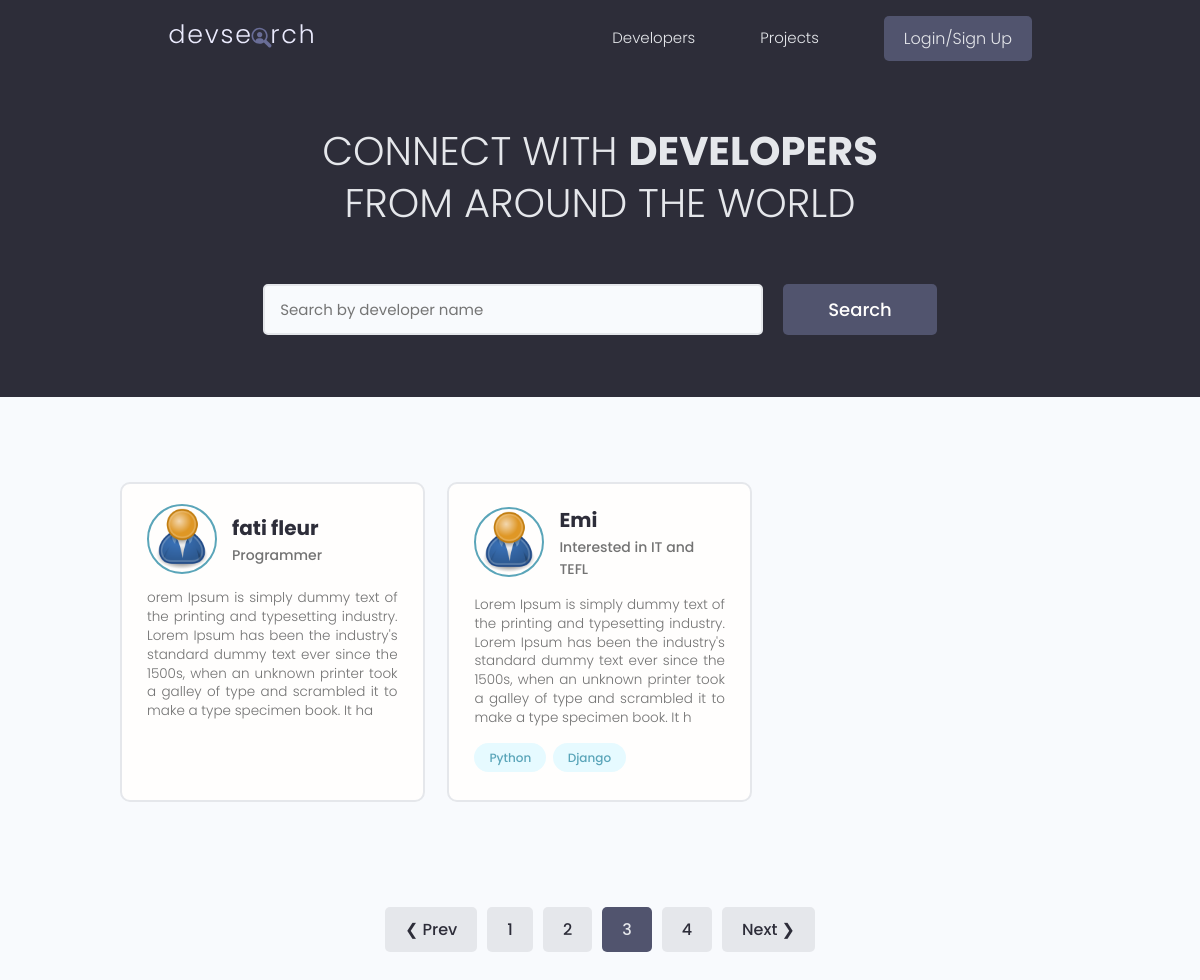
/?page=3&search_query=, run on the app's committed database.
### users/models.py (models this page shows, shortened)
class Profile(models.Model):
    user = models.OneToOneField(User, on_delete=models.CASCADE, null = True, blank=True)
    name = models.CharField(max_length=200,null = True, blank=True)
    location = models.CharField(max_length=200,null = True, blank=True)
    email = models.EmailField(max_length=500,null = True, blank=True)
    username = models.CharField(max_length=200,null = True, blank=True)
    short_intro =  models.CharField(max_length=200,null = True, blank=True)
    bio = models.TextField(null = True, blank=True)
    profile_image = models.ImageField(null = True, blank=True,upload_to='profiles/',default ='profiles/user-default.png')
    social_github = models.CharField(max_length=200,null = True, blank=True)
    social_twitter = models.CharField(max_length=200,null = True, blank=True)
    social_linkedin = models.CharField(max_length=200,null = True, blank=True)
    social_youtube = models.CharField(max_length=200,null = True, blank=True)
    social_website = models.CharField(max_length=200,null = True, blank=True)
    created =  models.DateTimeField(auto_now_add=True)
    id = models.UUIDField(default=uuid.uuid4,unique=True, primary_key=True,editable=False)
    class Meta:
        ordering = ['-created']

class Skill(models.Model):
    owner = models.ForeignKey(Profile,on_delete=models.CASCADE, null = True, blank=True)
    name = models.CharField(max_length=200,null = True, blank=True)
    description = models.TextField(null = True, blank=True)
    created =  models.DateTimeField(auto_now_add=True)
    id = models.UUIDField(default=uuid.uuid4,unique=True, primary_key=True,editable=False)

### users/views.py (the view)
# urls.py: path('',views.profiles,name='profiles-path'),
def profiles(request):
    profiles, search_query = searchProfiles(request)
    customRange, profiles = paginateProfile(request,profiles,2)
    context = {'profiles':profiles, 'search_query':search_query,'customRange':customRange}
    return render(request,'users/profiles.html',context)

### users/utils.py (called while the page is built)
def paginateProfile(request,profiles, results):
    page = request.GET.get('page')
    paginator = Paginator(profiles, results)
    try:
        profiles = paginator.page(page)
    except PageNotAnInteger:
        page = 1
    except EmptyPage:
        if page == '0':
            page = 1
        else:
            page = paginator.num_pages
    profiles = paginator.page(page)
    leftIndex = (int(page) - 5)
    if leftIndex < 1:
        leftIndex = 1
    rightIndex = (int(page) + 5)
    if rightIndex > paginator.num_pages:
        rightIndex = paginator.num_pages +1
    customRange = range(leftIndex,rightIndex)
    return customRange, profiles

def searchProfiles(request):
    search_query = ''
    if request.GET.get('search_query'):
        search_query = request.GET.get('search_query')
    skills = Skill.objects.filter(name__icontains = search_query )
    profiles = Profile.objects.distinct().filter(
        Q(name__icontains = search_query) |
        Q(short_intro__icontains = search_query)|
        Q(skill__in = skills))
    return profiles, search_query

### users/templates/users/profiles.html (shortened to what this page needs)
{% extends "main.html" %}
{% block content %}
    <main class="home">
      <section class="hero-section text-center">
        <div class="container container--narrow">
          <div class="hero-section__box">
            <h2>CONNECT WITH <span>DEVELOPERS</span></h2>
            <h2>FROM AROUND THE WORLD</h2>
          </div>
          <div class="hero-section__search">
            <form class="form" action="{%  url 'profiles-path' %}" method="get">
              <div class="form__field">
                <input class="input input--text" id="formInput#search" type="text" name="search_query"
                  placeholder="Search by developer name" value="{{ search_query }}"/>
              </div>
              <input class="btn btn--sub btn--lg" type="submit" value="Search" />
            </form>
          </div>
        </div>
      </section>
      <section class="devlist">
        <div class="container">
          <div class="grid grid--three">
            {% for profile in profiles %}
            <div class="column card">
              <div class="dev">
                <a href= "{% url 'userProfile-path' profile.id %}" class="card__body">
                  <div class="dev__profile">
                    <img class="avatar avatar--md" src="{{ profile.profile_image.url }}" alt="image" />
                    <div class="dev__meta">
                      <h3>{{profile.name}}</h3>
                      <h5>{{profile.short_intro|slice:"50"}}</h5>
                    </div>
                  </div>
                  <p class="dev__info">
                   {{profile.bio|slice:"250"}}
                  </p>
                  <div class="dev__skills">
                    {% for skill in profile.skill_set.all|slice:"3" %}
                    <span class="tag tag--pill tag--main">
                      <small>{{skill.name}}</small>
                    </span>
                    {% endfor %}
                  </div>
                </a>
              </div>
            </div>
            {% endfor %}
          </div>
        </div>
      </section>
      {% include "pagination.html"  with queryset=profiles  customRange=customRange search_query=search_query %}
    </main>
{% endblock content %}

### static/styles/app.css (style rules this page uses)
:root { --color-sub: #2d2d39; }
.btn--sub { background-color: var(--color-sub-light); }
.card { border: 2px solid var(--color-light); }
img { width: 100%; }
.hero-section { height: 40vh; display: flex; align-items: center; background-color: var(--color-sub); }
.hero-section__box { margin-bottom: 4rem; }
.hero-section__box > h2, .hero-section__box > h2 > span { font-size: 4rem; color: var(--color-light); line-height: 1.3; text-transform: uppercase; }
.hero-section__box > h2 { font-weight: 300; }
.hero-section__box > h2 > span { font-weight: 700; }
.hero-section__search > .form { display: flex; align-items: center; justify-content: center; gap: 2rem; }
.hero-section__search > .form input.input--text { width: 50rem; }
.devlist { margin-top: 8rem; }
.devlist .grid { align-items: stretch; }
.devlist .dev .dev__profile { display: flex; align-items: center; gap: 1.5rem; }
.devlist .dev .dev__meta h3 { color: var(--color-sub); font-size: 2rem; font-weight: 700; }
.devlist .dev .dev__meta h5 { color: var(--color-text); font-size: 1.4rem; font-weight: 500; }
.devlist .dev .dev__info { margin: 1.5rem 0; font-size: 1.35rem; line-height: 1.4; text-align: justify; }

### static/uikit/styles/modules/_variables.css (style rules this page uses)
:root { --color-main: #5aa5b9; --color-main-light: #e6faff; --color-sub: #3f4156; --color-sub-light: #51546e; --color-sub-lighter: #ededfd; --color-text: #737373; --color-gray: #8b8b8b; --color-light: #e5e7eb; --color-light-gray: #767676; --color-bg: #f8fafd; --color-white: #fffefd; --color-white-light: #f3f3f3; --color-success: #359e64; --color-success-bg: #def8e8; --color-error: #fc4b0b; --color-error-bg: #fff2ee; --font-base: 'Poppins', arial, helvetica, 'Segoe UI', roboto, ubuntu, sans-serif; --font-monospace: 'Fira Code', 'Courier New', courier, monospace; --font-regular: 300; --font-medium: 500; --font-bold: 700; --generic-shadow: 1px 1px 5px #00000010; --generic-transition: all 0.3s ease-in-out; }

### static/uikit/styles/modules/_base.css (style rules this page uses)
* { margin: 0; padding: 0; box-sizing: border-box; text-rendering: optimizeLegibility; color: inherit; font-size: inherit; }
html { font-size: 50%; }
@media only screen and (min-width: 480px) { html { font-size: 56.25%; } }
@media only screen and (min-width: 1200px) { html { font-size: 62.5%; } }
body { line-height: 1.6; font-weight: 400; font-size: 1.5rem; color: var(--color-text); background-color: var(--color-bg); min-height: 100vh; }

### static/uikit/styles/modules/_typography.css (style rules this page uses)
* { font-family: var(--font-base); }
h2 { font-size: 3.6rem; font-weight: var(--font-bold); }
h3 { font-size: 3.2rem; font-weight: var(--font-medium); }
h5 { font-size: 2.4rem; font-weight: var(--font-medium); }
h5, h6 { font-weight: var(--font-regular); }
p, span, strong { font-size: 1.6rem; color: var(--color-text); font-weight: var(--font-regular); }
a { padding-bottom: 2px; text-decoration: none; display: inline-block; color: var(--color-main); font-weight: var(--font-medium); }

### static/uikit/styles/modules/_utilities.css (style rules this page uses)
.container { width: 92%; max-width: 165rem; margin: 0 auto; box-sizing: border-box; }
.container--narrow { width: 92%; max-width: 120rem; }
@media screen and (min-width: 1000px) { .container { width: 90%; } }
@media screen and (min-width: 1000px) { .container--narrow { width: 85%; } }
@media screen and (min-width: 1200px) { .container { width: 80%; } }
@media screen and (min-width: 1200px) { .container--narrow { width: 72%; } }
.text-center { text-align: center; }

### static/uikit/styles/modules/_avatar.css (style rules this page uses)
.avatar { border-radius: 50%; border: 2px solid var(--color-main); object-fit: cover; }
.avatar--md { height: 7rem; width: 7rem; }

### static/uikit/styles/modules/_button.css (style rules this page uses)
.btn { display: inline-block; position: relative; cursor: pointer; background-color: var(--color-light); font-weight: var(--font-medium); color: var(--color-sub); text-decoration: none; padding: 1rem 2rem; border-radius: 0.5rem; border: none; width: -webkit-fit-content; width: -moz-fit-content; width: fit-content; height: -webkit-fit-content; height: -moz-fit-content; height: fit-content; font-size: 1.6rem; outline-width: 0; outline-color: transparent; -webkit-backface-visibility: hidden; backface-visibility: hidden; transition: all 0.3s ease-in-out; }
.btn--sub { background-color: var(--color-sub); color: var(--color-white); }
.btn--lg { font-size: 1.8rem; padding: 1.2rem 4.5rem; }

### static/uikit/styles/modules/_card.css (style rules this page uses)
.card { border-radius: 1rem; background-color: var(--color-white); border: 1.5px solid var(--color-light); width: auto; height: auto; margin-top: 0.5rem; margin-bottom: 0.5rem; overflow: hidden; }
.card__body, .card__header { padding: 2rem 2.5rem; }

### data on the page
Profile: profile_image (placeholder picture), name "fati fleur", short_intro "Programmer", bio "orem Ipsum is simply dummy text of the printing and typesetting industry. Lorem Ipsum has been the industry's standard dummy text ever since the 1500s, when an unknown printer took a galley of type and scrambled it to make a type specimen book. It ha"
Profile: profile_image (placeholder picture), name "Emi", short_intro "Interested in IT and TEFL", bio "Lorem Ipsum is simply dummy text of the printing and typesetting industry. Lorem Ipsum has been the industry's standard dummy text ever since the 1500s, when an unknown printer took a galley of type and scrambled it to make a type specimen book. It h"
Skill: name "Python"
Skill: name "Django"

### other printed values
{{ page }} "1" "2" "4"
{{ page }} "3"
